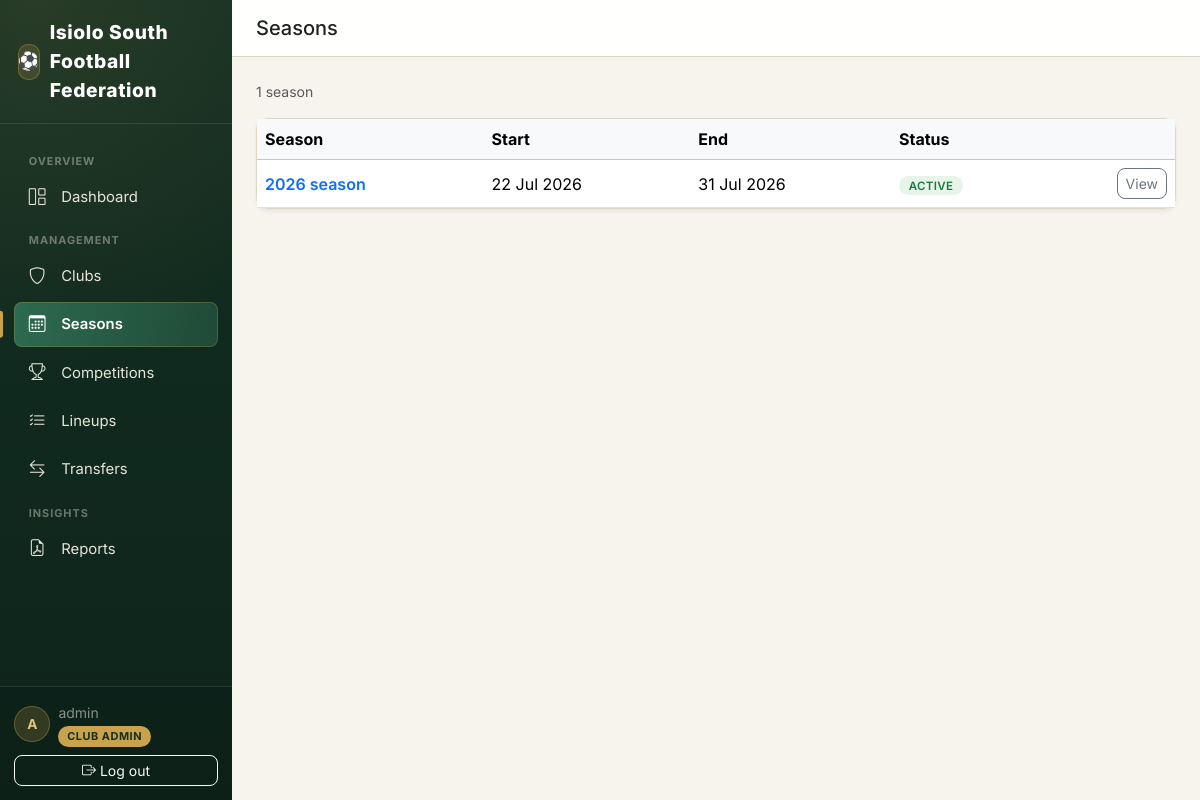
The app's page /seasons/ (signed in) with its own data.
### accounts/models.py (models this page shows, shortened)
class CustomUser(AbstractUser):
    class Role(models.TextChoices):
        SUPER_ADMIN = "SUPER_ADMIN", "Super Admin"
        SUBCOUNTY_ADMIN = "SUBCOUNTY_ADMIN", "Sub-County Admin"
        CLUB_ADMIN = "CLUB_ADMIN", "Club Admin"
        REFEREE = "REFEREE", "Referee"
    role = models.CharField(
        max_length=20,
        choices=Role.choices,
        default=Role.CLUB_ADMIN,
        help_text="Determines what this user can see and do in FCMS.",
    )
    phone_number = models.CharField(max_length=20, blank=True)
    club = models.ForeignKey(
        "clubs.Club",
        on_delete=models.SET_NULL,
        null=True,
        blank=True,
        related_name="admins",
        help_text="Only set for Club Admin role.",
    )
    @property
    def is_super_admin(self):
        return self.role == self.Role.SUPER_ADMIN
    @property
    def is_subcounty_admin(self):
        return self.role == self.Role.SUBCOUNTY_ADMIN

### seasons/models.py (models this page shows, shortened)
class Season(models.Model):
    name = models.CharField(max_length=100, unique=True, help_text='e.g. "2026 Season"')
    start_date = models.DateField()
    end_date = models.DateField(null=True, blank=True)
    is_active = models.BooleanField(
        default=False,
        help_text="Only one season should be active at a time. Used as the default for new fixtures/dashboards.",
    )
    created_at = models.DateTimeField(auto_now_add=True)
    class Meta:
        ordering = ["-start_date"]

### seasons/views.py (the view)
# urls.py: path("", views.season_list, name="list"),
@login_required
def season_list(request):
    seasons = Season.objects.all()
    return render(request, "seasons/season_list.html", {"seasons": seasons})

### seasons/templates/seasons/season_list.html (shortened to what this page needs)
{% extends "base.html" %}
{% block page_title %}Seasons{% endblock %}
{% block content %}
<div class="d-flex justify-content-between align-items-center mb-3">
    <div class="text-muted small">{{ seasons|length }} season{{ seasons|length|pluralize }}</div>
</div>
{% if seasons %}
<div class="card shadow-sm">
    <table class="table table-hover align-middle mb-0">
        <thead class="table-light">
            <tr>
                <th>Season</th>
                <th>Start</th>
                <th>End</th>
                <th>Status</th>
                <th></th>
            </tr>
        </thead>
        <tbody>
        {% for season in seasons %}
            <tr>
                <td><a href="{% url 'seasons:detail' season.pk %}" class="text-decoration-none fw-semibold">{{ season.name }}</a></td>
                <td>{{ season.start_date|date:"d M Y" }}</td>
                <td>{{ season.end_date|date:"d M Y"|default:"—" }}</td>
                <td>
                    {% if season.is_active %}
                        <span class="status-pill status-ACTIVE">Active</span>
                    {% else %}
                        <span class="status-pill status-INACTIVE">Inactive</span>
                    {% endif %}
                </td>
                <td class="text-end">
                    <a href="{% url 'seasons:detail' season.pk %}" class="btn btn-sm btn-outline-secondary">View</a>
                </td>
            </tr>
        {% endfor %}
        </tbody>
    </table>
</div>
{% else %}
<div class="card shadow-sm p-5 text-center text-muted">
    <i class="bi bi-calendar3 fs-1 mb-2"></i>
    <p class="mb-0">No seasons yet.</p>
</div>
{% endif %}
{% endblock %}

### templates/base.html (shortened to what this page needs)
{% load static %}
<!DOCTYPE html>
<html lang="en">
<head>
    <link href="https://cdnjs.cloudflare.com/ajax/libs/bootstrap/5.3.3/css/bootstrap.min.css" rel="stylesheet">
    <link href="https://cdnjs.cloudflare.com/ajax/libs/bootstrap-icons/1.11.3/font/bootstrap-icons.min.css" rel="stylesheet">
</head>
<body>
<div class="d-flex" style="min-height: 100vh;">
    {% if user.is_authenticated %}
    <nav class="sidebar d-none d-lg-flex">
        <div class="brand">
            <span class="brand-badge">⚽</span> Isiolo South Football Federation
        </div>
        <div class="sidebar-scroll">
            <div class="nav-section-label">Overview</div>
            <ul class="nav nav-pills flex-column gap-1 mb-1">
                <li class="nav-item">
                    <a class="nav-link {% if request.resolver_match.app_name == 'dashboard' %}active{% endif %}" href="{% url 'dashboard:home' %}">
                        <i class="bi bi-grid-1x2 me-2"></i>Dashboard
                    </a>
                </li>
            </ul>
            <div class="nav-section-label">Management</div>
            <ul class="nav nav-pills flex-column gap-1 mb-1">
                <li class="nav-item">
                    <a class="nav-link {% if request.resolver_match.app_name == 'clubs' %}active{% endif %}" href="{% url 'clubs:list' %}">
                        <i class="bi bi-shield me-2"></i>Clubs
                    </a>
                </li>
                <li class="nav-item">
                    <a class="nav-link {% if request.resolver_match.app_name == 'seasons' %}active{% endif %}" href="{% url 'seasons:list' %}">
                        <i class="bi bi-calendar3 me-2"></i>Seasons
                    </a>
                </li>
                <li class="nav-item">
                    <a class="nav-link {% if request.resolver_match.app_name == 'competitions' %}active{% endif %}" href="{% url 'competitions:list' %}">
                        <i class="bi bi-trophy me-2"></i>Competitions
                    </a>
                </li>
                <li class="nav-item">
                    <a class="nav-link {% if request.resolver_match.app_name == 'lineups' %}active{% endif %}" href="{% url 'lineups:home' %}">
                        <i class="bi bi-list-check me-2"></i>Lineups
                    </a>
                </li>
                <li class="nav-item">
                    <a class="nav-link {% if request.resolver_match.app_name == 'transfers' %}active{% endif %}" href="{% url 'transfers:dashboard' %}">
                        <i class="bi bi-arrow-left-right me-2"></i>Transfers
                    </a>
                </li>
            </ul>
            <div class="nav-section-label">Insights</div>
            <ul class="nav nav-pills flex-column gap-1">
                <li class="nav-item">
                    <a class="nav-link {% if request.resolver_match.app_name == 'reports' %}active{% endif %}" href="{% url 'reports:home' %}">
                        <i class="bi bi-file-earmark-pdf me-2"></i>Reports
                    </a>
                </li>
            </ul>
        </div>
        <div class="sidebar-footer">
            <div class="d-flex align-items-center gap-2 mb-2">
                <div class="user-avatar">{{ user.get_full_name|default:user.username|slice:":1"|upper }}</div>
                <div style="min-width:0;">
                    <div class="small text-white-50 text-truncate">{{ user.get_full_name|default:user.username }}</div>
                    <span class="role-badge">{{ user.get_role_display }}</span>
                </div>
            </div>
            <form method="post" action="{% url 'accounts:logout' %}">
                <button class="btn btn-sm btn-outline-light w-100" type="submit">
                    <i class="bi bi-box-arrow-right me-1"></i>Log out
                </button>
            </form>
        </div>
    </nav>
    {% endif %}
    <main class="flex-grow-1 d-flex flex-column" style="min-width:0; height: 100vh; overflow-y: auto;" id="mainScroll">
        {% if user.is_authenticated %}
        <div class="top-bar px-3 px-lg-4 py-3" id="topBar">
            <div class="d-flex align-items-center gap-3">
                <h5 class="mb-0">{% block page_title %}{% endblock %}</h5>
            </div>
        </div>
        {% endif %}
        <div class="content-area flex-grow-1">
            {% block content %}{% endblock %}
        </div>
    </main>
</div>
</body>
</html>

### templates/base.html (style rules this page uses)
:root { --pitch-green: #1B4332; --pitch-green-dark: #122E22; --pitch-green-light: #2D6A4F; --line-white: #F7F4ED; --chalk: #E9E4D8; --gold: #C9A24B; --gold-light: #E4C77D; --card-border: #DDD7C8; --sidebar-width: 232px; }
html { scroll-behavior: smooth; }
* { scrollbar-width: thin; scrollbar-color: var(--card-border) transparent; }
body { background: var(--line-white); font-family: 'Inter', 'Segoe UI', system-ui, -apple-system, sans-serif; color: #1F2421; }
a { -webkit-tap-highlight-color: transparent; }
.sidebar { background: radial-gradient(circle at 15% 0%, rgba(201,162,75,0.12), transparent 45%), linear-gradient(180deg, var(--pitch-green-dark) 0%, #0E241B 100%); height: 100vh; color: var(--chalk); width: var(--sidebar-width); position: sticky; top: 0; flex-shrink: 0; display: flex; flex-direction: column; padding: 0 !important; overflow: hidden; }
.sidebar .brand { font-weight: 800; letter-spacing: 0.03em; font-size: 1.2rem; color: #fff; border-bottom: 1px solid rgba(255,255,255,0.1); display: flex; align-items: center; gap: 0.6rem; padding: 1.15rem 1.1rem; flex-shrink: 0; }
.sidebar .brand .brand-badge { width: 36px; height: 36px; border-radius: 10px; background: rgba(201,162,75,0.18); box-shadow: inset 0 0 0 1px rgba(201,162,75,0.35); display: flex; align-items: center; justify-content: center; font-size: 1.1rem; }
.sidebar-scroll { flex: 1 1 auto; overflow-y: auto; overflow-x: hidden; padding: 1rem 0.9rem; }
.nav-section-label { font-size: 0.68rem; font-weight: 700; letter-spacing: 0.09em; text-transform: uppercase; color: rgba(233,228,216,0.42); padding: 0.4rem 0.9rem 0.35rem; margin-top: 0.4rem; }
.sidebar .nav-link { color: var(--chalk); border-radius: 8px; padding: 0.6rem 0.9rem; font-size: 0.93rem; display: flex; align-items: center; gap: 0.15rem; position: relative; transition: background 0.15s ease, color 0.15s ease, padding-left 0.15s ease; }
.sidebar .nav-link i { font-size: 1.05rem; width: 22px; }
.sidebar .nav-link.active { background: linear-gradient(90deg, var(--pitch-green-light), rgba(45,106,79,0.5)); color: #fff; font-weight: 600; box-shadow: inset 0 0 0 1px rgba(201,162,75,0.25); }
.sidebar .nav-link.active::before { content: ""; position: absolute; left: -0.9rem; top: 50%; transform: translateY(-50%); width: 3px; height: 60%; background: var(--gold); border-radius: 0 3px 3px 0; }
.sidebar .role-badge { background: var(--gold); color: var(--pitch-green-dark); font-size: 0.68rem; font-weight: 700; letter-spacing: 0.05em; padding: 0.2rem 0.55rem; border-radius: 999px; text-transform: uppercase; }
.sidebar-footer { flex-shrink: 0; padding: 0.9rem; border-top: 1px solid rgba(255,255,255,0.1); background: rgba(0,0,0,0.12); }
.user-avatar { width: 36px; height: 36px; border-radius: 50%; background: rgba(201,162,75,0.2); color: var(--gold-light); display: flex; align-items: center; justify-content: center; font-weight: 700; font-size: 0.85rem; flex-shrink: 0; box-shadow: inset 0 0 0 1px rgba(201,162,75,0.35); }
.top-bar { border-bottom: 1px solid var(--card-border); background: rgba(255,255,255,0.92); backdrop-filter: saturate(180%) blur(8px); position: sticky; top: 0; z-index: 1030; transition: box-shadow 0.2s ease; }
.card { border: 1px solid var(--card-border); border-radius: 12px; transition: box-shadow 0.2s ease, transform 0.2s ease; }
.btn { border-radius: 8px; transition: transform 0.1s ease, box-shadow 0.15s ease; }
.status-pill { font-size: 0.72rem; font-weight: 600; padding: 0.18rem 0.6rem; border-radius: 999px; text-transform: uppercase; letter-spacing: 0.03em; }
.status-ACTIVE { background: #E6F4EA; color: #1B7A3D; }
.content-area { padding: 1.5rem; }

### records on screen
CustomUser: get_full_name "A", get_full_name "admin", role "CLUB ADMIN"
Season: name "2026 season", start_date "22 Jul 2026", end_date "31 Jul 2026", is_active "ACTIVE"

### other values on screen
{{ seasons|length }} "1"
